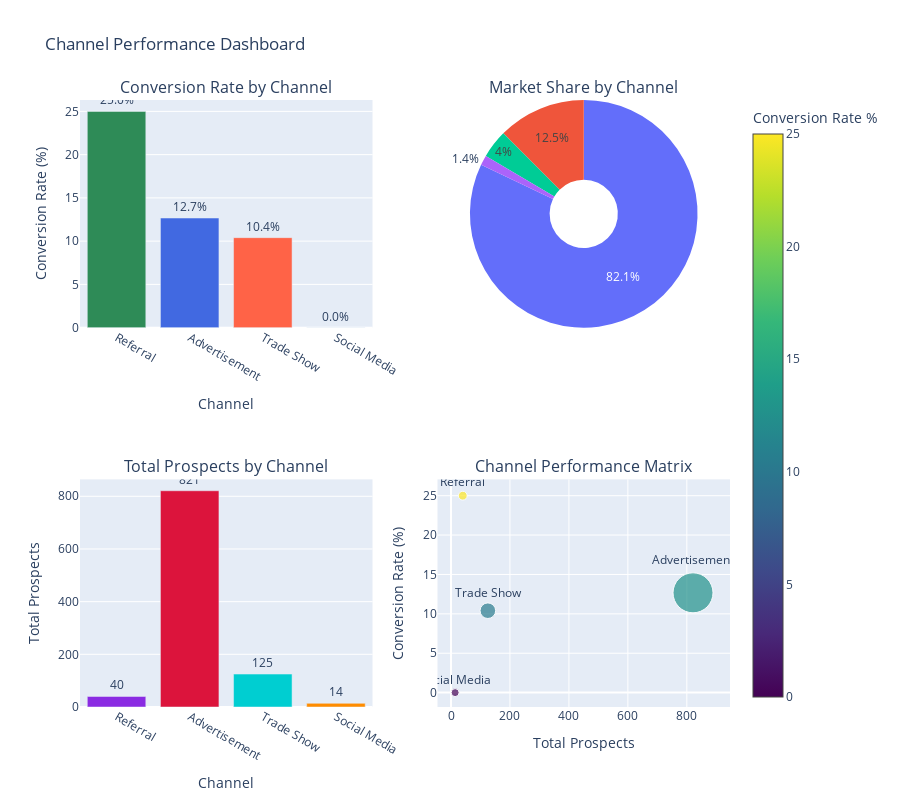

Notebook code cell kept with this figure:
### Code cell
# Visualize channel performance
fig = make_subplots(
    rows=2, cols=2,
    subplot_titles=[
        'Conversion Rate by Channel',
        'Market Share by Channel',
        'Total Prospects by Channel',
        'Channel Performance Matrix'
    ],
    specs=[[{"type": "bar"}, {"type": "pie"}],
           [{"type": "bar"}, {"type": "scatter"}]]
)

# Conversion rate bar chart
fig.add_trace(
    go.Bar(
        x=channel_analysis.index,
        y=channel_analysis['Conversion_Rate'],
        marker_color=['#2E8B57', '#4169E1', '#FF6347', '#FFD700'],
        text=[f"{rate:.1f}%" for rate in channel_analysis['Conversion_Rate']],
        textposition='outside'
    ),
    row=1, col=1
)

# Market share pie chart
fig.add_trace(
    go.Pie(
        labels=channel_analysis.index,
        values=channel_analysis['Market_Share'],
        hole=0.3
    ),
    row=1, col=2
)

# Total prospects bar chart
fig.add_trace(
    go.Bar(
        x=channel_analysis.index,
        y=channel_analysis['Total_Prospects'],
        marker_color=['#8A2BE2', '#DC143C', '#00CED1', '#FF8C00'],
        text=channel_analysis['Total_Prospects'],
        textposition='outside'
    ),
    row=2, col=1
)

# Performance matrix scatter plot
fig.add_trace(
    go.Scatter(
        x=channel_analysis['Total_Prospects'],
        y=channel_analysis['Conversion_Rate'],
        mode='markers+text',
        text=channel_analysis.index,
        textposition='top center',
        marker=dict(
            size=channel_analysis['Market_Share'],
            sizemode='area',
            sizeref=2.*max(channel_analysis['Market_Share'])/(40.**2),
            sizemin=4,
            color=channel_analysis['Conversion_Rate'],
            colorscale='Viridis',
            showscale=True,
            colorbar=dict(title="Conversion Rate %")
        )
    ),
    row=2, col=2
)

fig.update_layout(
    title_text="Channel Performance Dashboard",
    height=800,
    showlegend=False
)

fig.update_xaxes(title_text="Channel", row=1, col=1)
fig.update_yaxes(title_text="Conversion Rate (%)", row=1, col=1)
fig.update_xaxes(title_text="Channel", row=2, col=1)
fig.update_yaxes(title_text="Total Prospects", row=2, col=1)
fig.update_xaxes(title_text="Total Prospects", row=2, col=2)
fig.update_yaxes(title_text="Conversion Rate (%)", row=2, col=2)

fig.show()

### Figure 1 — Plotly figure (JSON) as saved in the notebook; plotly's stock layout.template omitted (floating-point values rounded to 4 significant figures)
{"data": [{"marker": {"color": ["#2E8B57", "#4169E1", "#FF6347", "#FFD700"]}, "text": ["25.0%", "12.7%", "10.4%", "0.0%"], "textposition": "outside", "type": "bar", "x": ["Referral", "Advertisement", "Trade Show", "Social Media"], "xaxis": "x", "y": [25.0, 12.67, 10.4, 0.0], "yaxis": "y"}, {"domain": {"x": [0.55, 1], "y": [0.625, 1]}, "hole": 0.3, "labels": ["Referral", "Advertisement", "Trade Show", "Social Media"], "type": "pie", "values": [4.0, 82.1, 12.5, 1.4]}, {"marker": {"color": ["#8A2BE2", "#DC143C", "#00CED1", "#FF8C00"]}, "text": [40.0, 821.0, 125.0, 14.0], "textposition": "outside", "type": "bar", "x": ["Referral", "Advertisement", "Trade Show", "Social Media"], "xaxis": "x2", "y": [40, 821, 125, 14], "yaxis": "y2"}, {"marker": {"color": [25.0, 12.67, 10.4, 0.0], "colorbar": {"title": {"text": "Conversion Rate %"}}, "colorscale": [[0, "#440154"], [0.1111, "#482878"], [0.2222, "#3e4989"], [0.3333, "#31688e"], [0.4444, "#26828e"], [0.5556, "#1f9e89"], [0.6667, "#35b779"], [0.7778, "#6ece58"], [0.8889, "#b5de2b"], [1, "#fde725"]], "showscale": true, "size": [4.0, 82.1, 12.5, 1.4], "sizemin": 4, "sizemode": "area", "sizeref": 0.1026}, "mode": "markers+text", "text": ["Referral", "Advertisement", "Trade Show", "Social Media"], "textposition": "top center", "type": "scatter", "x": [40, 821, 125, 14], "xaxis": "x3", "y": [25.0, 12.67, 10.4, 0.0], "yaxis": "y3"}], "layout": {"annotations": [{"font": {"size": 16}, "showarrow": false, "text": "Conversion Rate by Channel", "x": 0.225, "xanchor": "center", "xref": "paper", "y": 1, "yanchor": "bottom", "yref": "paper"}, {"font": {"size": 16}, "showarrow": false, "text": "Market Share by Channel", "x": 0.775, "xanchor": "center", "xref": "paper", "y": 1, "yanchor": "bottom", "yref": "paper"}, {"font": {"size": 16}, "showarrow": false, "text": "Total Prospects by Channel", "x": 0.225, "xanchor": "center", "xref": "paper", "y": 0.375, "yanchor": "bottom", "yref": "paper"}, {"font": {"size": 16}, "showarrow": false, "text": "Channel Performance Matrix", "x": 0.775, "xanchor": "center", "xref": "paper", "y": 0.375, "yanchor": "bottom", "yref": "paper"}], "height": 800, "showlegend": false, "title": {"text": "Channel Performance Dashboard"}, "xaxis": {"anchor": "y", "domain": [0, 0.45], "title": {"text": "Channel"}}, "xaxis2": {"anchor": "y2", "domain": [0, 0.45], "title": {"text": "Channel"}}, "xaxis3": {"anchor": "y3", "domain": [0.55, 1], "title": {"text": "Total Prospects"}}, "yaxis": {"anchor": "x", "domain": [0.625, 1], "title": {"text": "Conversion Rate (%)"}}, "yaxis2": {"anchor": "x2", "domain": [0, 0.375], "title": {"text": "Total Prospects"}}, "yaxis3": {"anchor": "x3", "domain": [0, 0.375], "title": {"text": "Conversion Rate (%)"}}}}
